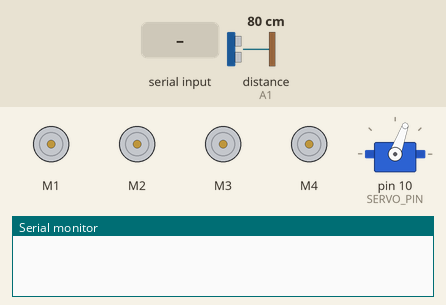
Simulated run of this sketch. Board: Arduino Uno, built with avr-gcc and run on an emulated ATmega328P. Parts: 4 × DC motor (green arrow = forward, orange = backward, longer = faster), servo, the last lines printed to the serial monitor. Inputs (shaded band) come from the test bench; at power-on: distance to the obstacle (sensor on A1) 80 cm. The echo pulse lasts 58.3 µs per cm.

Above: at 1.2 s.
1.3 s: byte 82 (RESUME_SIGNAL) received over Serial
At 1.8 s:
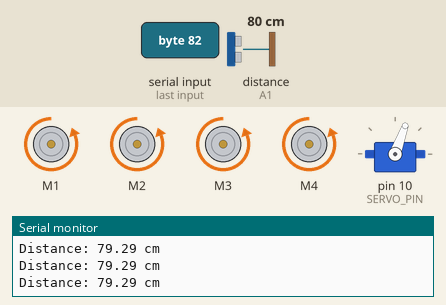
2.8 s: distance to the obstacle (sensor on A1) set to 70 cm
4.3 s: distance to the obstacle (sensor on A1) set to 60 cm
At 5.6 s:
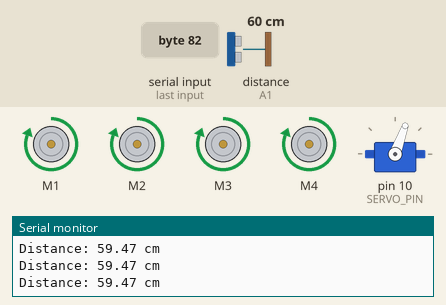
5.9 s: distance to the obstacle (sensor on A1) set to 120 cm
At 7.7 s:
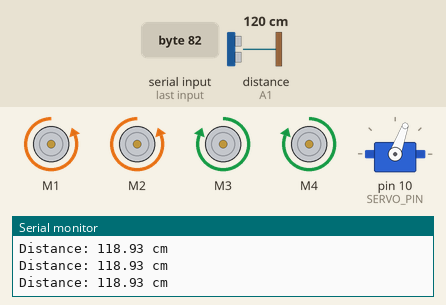
8.9 s: byte 83 (STOP_SIGNAL) received over Serial
At 9.5 s:
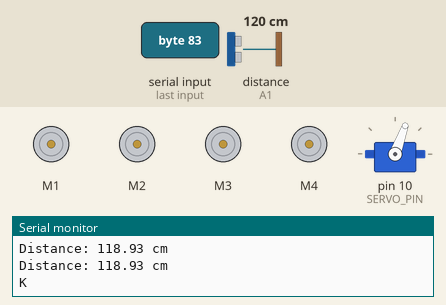
Timing chart, 0 to 11.4 s (numbered marks = the images above; inputs shaded):
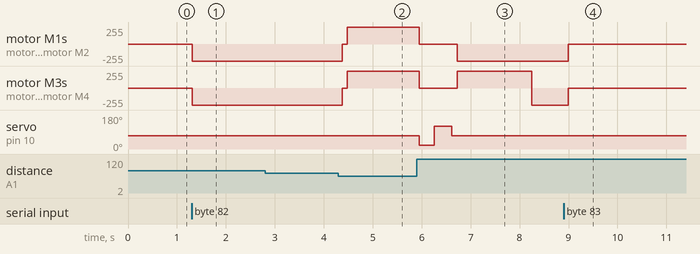

Measured:
- the behaviour switches between 66 and 65 cm on distance to the obstacle (sensor on A1) (found by bisection; images 1 and 2)
- after the input at 1.3 s, motor M1–4: stopped → backward 255/255 at once
- after the input at 4.3 s, motor M1–4: backward 255/255 → stopped after 0.08 s, → forward 255/255 0.10 s later
- after the input at 5.9 s, motor M1, motor M2: forward 255/255 → stopped after 0.05 s, → backward 255/255 0.78 s later; motor M3, motor M4: forward 255/255 → stopped after 0.05 s, → forward 255/255 0.78 s later, → backward 255/255 1.5 s later; servo on pin 10 (SERVO_PIN): 70° → 20° after 0.05 s, → 120° 0.31 s later, → 70° 0.36 s later
- after the input at 8.9 s, motor M1–4: backward 255/255 → stopped after 0.09 s

The sketch:

arduino.ino
```cpp
/**
 * @file arduino.ino
 * @author Iván Mansilla, Ayrton Morrison
 * @brief Código que maneja el movimiento autónomo y sistema de detección de obstáculos de Kubibot. Se utilizan 4 motores DC, un sensor ultrasónico y un servomotor.
 *
 */
#include <Arduino.h>
#include <Servo.h>
#include <AFMotor.h>

#define SOUND_SPEED 0.034 //!< Velocidad del sonido
#define MAX_DISTANCE 65 //!< Distancia máxima para detectar obstáculos (cm)
#define VELOCITY 255 //!< Velocidad de los motores (0-255)
#define TURN_TIME 1500 //!< Tiempo de giro (ms)

#define SENSOR_ECHO_PIN A1 //!< Pin ECHO del sensor ultrasónico
#define SENSOR_TRIG_PIN A0 //!< Pin TRIG del sensor ultrasónico
#define SERVO_PIN 10 //!< Pin del servomotor

#define SERVO_OFFSET 20 //!< Offset para restar al ángulo del servomotor
#define SERVO_SECURITY_OFFSET 40 //!< Offset de seguridad al girar el servomotor

#define STOP_SIGNAL 'S' //!< Senhal para detener el robot
#define RESUME_SIGNAL 'R' //!< Senhal para reanudar el robot

#define SERIAL_HANDSHAKE 'K' //!< Senhal de handshake serial

/**
 * @brief Direcciones de rotación para el robot
 */
enum RotationDirection {LEFT, RIGHT};

/**
 * @brief Estados de movimiento del robot
 */
enum State {ADVANCING, REVERSING, TURNING, DETAINED};

/**
 * @brief Estructura para definir un sensor ultrasónico
 */
struct ultraSonic
{
    int echoPin; //!< Pin ECHO del sensor
    int trigPin; //!< Pin TRIG del sensor
};

/**
* @brief Estructura para definir el servomotor
*/
struct servoMotor
{
    Servo servo; //!< Objeto Servo para controlar el servomotor
    int servoPin; //!< Pin del servomotor
};

/**
 * @brief Clase para manejar la comunicación con Raspberry Pi
 *
 */
class RaspberryPi
{
    private:
    bool stop;              //!< Estado actual
    bool stopPulse;         //!<  Estado de pulso para 'S'
    bool resumePulse;       //!< Estado de pulso para 'R'

    public:
    RaspberryPi(): stop(true), stopPulse(false), resumePulse(false) {} // parte detenido
    ~RaspberryPi(){}

    bool getStop() const { return stop; }

    bool consumeStopPulse(){
        if(!stopPulse) return false;
        stopPulse = false;
        return true;
    }

    bool consumeResumePulse(){
        if(!resumePulse) return false;
        resumePulse = false;
        return true;
    }

    // S para detener, R para reanudar
    void readStopCommand(){
        while (Serial.available() > 0) {
            int command = Serial.read();
            if(command == STOP_SIGNAL){
                stop = true;
                stopPulse = true;
            }
            else if(command == RESUME_SIGNAL){
                stop = false;
                resumePulse = true;
            }
        }
    }
};

/**
 * @brief Clase para controlar el robot Arduino con motores DC, sensor ultrasónico y servomotor
 *
 */
class ArduinoRobot
{
    private:
        AF_DCMotor motor_l1; //!< Motor izquierdo-adelante
        AF_DCMotor motor_l2; //!< Motor izquierdo-atrás
        AF_DCMotor motor_r1; //!< Motor derecho-atrás
        AF_DCMotor motor_r2; //!< Motor derecho-adelante

        ultraSonic sonic_sensor; //!< Sensor ultrasónico
        servoMotor servo_motor; //!< Servomotor

        /**
         * @brief Limita la velocidad del motor al rango válido (0-255)
         *
         * @param s Velocidad a validar
         * @return int Velocidad limitada
         */
        int clampSpeed(int s){
            return constrain(s, 0, 255);
        }

        /**
         * @brief Configura la velocidad y dirección de los motores izquierdos (M1 M2)
         *
         * @param speed Velocidad del motor (0-255)
         * @param dir Dirección del motor (FORWARD/BACKWARD/RELEASE)
         */
        void setLeft(int speed, uint8_t dir){
            speed = clampSpeed(speed);
            motor_l1.setSpeed(speed);
            motor_l2.setSpeed(speed);
            motor_l1.run(dir);
            motor_l2.run(dir);
        }

        /**
         * @brief Configura la velocidad y dirección de los motores derechos (M3 M4)
         *
         * @param speed
         * @param dir
         */
        void setRight(int speed, uint8_t dir){
            speed = clampSpeed(speed);
            motor_r1.setSpeed(speed);
            motor_r2.setSpeed(speed);
            motor_r1.run(dir);
            motor_r2.run(dir);
        }

    public:
        /**
         * @brief Constructor del robot Arduino
         *
         * @param us Sensor ultrasónico
         * @param sm Servomotor
         */
        ArduinoRobot(ultraSonic us, servoMotor sm):
            motor_l1(1), motor_l2(2), motor_r1(3), motor_r2(4),
            sonic_sensor(us), servo_motor(sm) {}

        /**
         * @brief Destructor del robot Arduino
         *
         */
        ~ArduinoRobot(){}

        /**
         * @brief Inicializa los componentes del robot
         *
         */
        void init(){
            stop();

            pinMode(sonic_sensor.echoPin, INPUT);
            pinMode(sonic_sensor.trigPin, OUTPUT);

            servo_motor.servo.attach(servo_motor.servoPin);
            setServoAngle(90);
        }

        /**
         * @brief Avanza hacia adelante el robot
         *
         * @param speed_left Velocidad de los motores izquierdos
         * @param speed_right Velocidad de los motores derechos
         */
        void advance(int speed_left, int speed_right){
            setLeft(speed_left, BACKWARD);
            setRight(speed_right, BACKWARD);
        }

        /**
         * @brief Avanza hacia atrás el robot
         *
         * @param speed_left
         * @param speed_right
         */
        void reverse(int speed_left, int speed_right){
            setLeft(speed_left, FORWARD);
            setRight(speed_right, FORWARD);
        }

        /**
         * @brief Detiene el movimiento del robot
         *
         */
        void stop(){
                motor_l1.run(RELEASE);
                motor_l2.run(RELEASE);
                motor_r1.run(RELEASE);
                motor_r2.run(RELEASE);
        }

        /**
         * @brief Gira el robot hacia la izquierda
         *
         * @param speed_left Velocidad de los motores izquierdos
         * @param speed_right Velocidad de los motores derechos
         */
        void goLeft(int speed_left, int speed_right){
            setLeft(speed_left, FORWARD);
            setRight(speed_right, BACKWARD);
        }

        /**
         * @brief Gira el robot hacia la derecha
         *
         * @param speed_left Velocidad de los motores izquierdos
         * @param speed_right Velocidad de los motores derechos
         */
        void goRight(int speed_left, int speed_right){
            setLeft(speed_left, BACKWARD);
            setRight(speed_right, FORWARD);
        }

        /**
         * @brief Mide la distancia utilizando el sensor ultrasónico
         *
         * @return float Distancia medida en centímetros
         */
        float measure_distance(){
            digitalWrite(sonic_sensor.trigPin, LOW);
            delayMicroseconds(2);
            digitalWrite(sonic_sensor.trigPin, HIGH);
            delayMicroseconds(10);
            digitalWrite(sonic_sensor.trigPin, LOW);

            long duration = pulseIn(sonic_sensor.echoPin, HIGH);
            if (duration == 0){
                return 9999.0; // Objeto fuera de rango
            }
            float distance = (duration * SOUND_SPEED) / 2;

            Serial.print("Distance: ");
            Serial.print(distance);
            Serial.println(" cm");

            return distance;
        }

        /**
         * @brief Establece el ángulo del servomotor
         *
         * @param angle Ángulo en grados (0-180)
         */
        void setServoAngle(int angle){
            int adjustedAngle = constrain(angle - SERVO_OFFSET, 0, 180);
            servo_motor.servo.write(adjustedAngle);
        }

        /**
         * @brief Escoge la dirección de giro basada en las mediciones del sensor ultrasónico
         *
         * @return RotationDirection Dirección de giro elegida (LEFT/RIGHT)
         */
        RotationDirection chooseTurnDirection(){
            float leftDistance, rightDistance;
            // Medir distancia a la izquierda (0 + SERVO_SECURITY_OFFSET°)
            setServoAngle(SERVO_SECURITY_OFFSET);
            leftDistance = measure_distance();
            delay(300);
            // Medir distancia a la derecha (180 - angleOff°)
            setServoAngle(180 - SERVO_SECURITY_OFFSET);
            rightDistance = measure_distance();
            delay(350);
            // Volver al centro (90°)
            setServoAngle(90);

            Serial.print("Izq: ");
            Serial.print(leftDistance);
            Serial.print(" cm | Der: ");
            Serial.print(rightDistance);
            Serial.println(" cm");

            if(leftDistance > rightDistance){
                Serial.println("Elegido: IZQUIERDA");
                return LEFT;
            }
            else {
                Serial.println("Elegido: DERECHA");
                return RIGHT;
            }
        }
};

/**
 * @brief Inicialización de variables globales
 *
 */
ultraSonic sonicSensor = {SENSOR_ECHO_PIN, SENSOR_TRIG_PIN};
servoMotor servoMotor = {Servo(), SERVO_PIN};
ArduinoRobot robot(sonicSensor, servoMotor);
RaspberryPi raspberryPi;

RotationDirection chosenDirection;
unsigned long turnStartTime = 0;

float distance = 0.0;

State currentState = ADVANCING;

/**
 * @brief Inicialización del arduino
 *
 */
void setup(){
    Serial.begin(9600);
    robot.init();
    currentState = DETAINED; // Se inicializa detenido
}

/**
 * @brief Loop principal de control del robot
 *
 */
void loop(){
    static bool lastStopFlag = false;

    raspberryPi.readStopCommand();

    // Si llega stop, detiene
    if(raspberryPi.consumeStopPulse()){
        currentState = DETAINED;
        robot.stop();
        Serial.write(SERIAL_HANDSHAKE); // 'K'
    }

    // Si llega resume, arranca
    if(raspberryPi.consumeResumePulse()){
        Serial.println("Reanudando operaciones...");
        currentState = ADVANCING;
    }
    // Si esta detenido por senhal, no hace nada
    if(currentState == DETAINED || raspberryPi.getStop()){
        robot.stop();
        delay(10);
        return;
    }

    distance = robot.measure_distance();

    switch(currentState){
        case ADVANCING:
            if(distance < MAX_DISTANCE){
                Serial.println("obstaculo detectado a " + String(distance) + " cm, revirtiendo...");
                currentState = REVERSING;
                robot.stop();
            }
            else {
                robot.advance(VELOCITY, VELOCITY);
            }
            break;

        case REVERSING:
            if(distance < MAX_DISTANCE){
                robot.reverse(VELOCITY, VELOCITY);
            }
            else {
                robot.stop();
                Serial.println("Analizando camino...");
                chosenDirection = robot.chooseTurnDirection();
                currentState = TURNING;
                turnStartTime = millis();
            }
            break;

        case TURNING:
            if(millis() - turnStartTime < TURN_TIME){
                if(chosenDirection == LEFT){
                    robot.goLeft(VELOCITY, VELOCITY);
                }
                else {
                    robot.goRight(VELOCITY, VELOCITY);
                }
            }
            else {
                Serial.println("Reanudando avance\n");
                currentState = ADVANCING;
            }
            break;

        case DETAINED:
            robot.stop();
            break;
    }
    delay(100);
}
```
